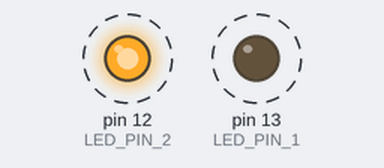
Bench run of a sketch on a simulated Arduino Uno, built with avr-gcc and run on an emulated ATmega328P. Parts: output pins drawn as LEDs (lit = HIGH). Dashed ring = blinking. What the sketch prints to the serial monitor is not drawn.

Above: at 0.4 s.
Timing chart, 0 to 3.3 s (numbered marks = the images above):
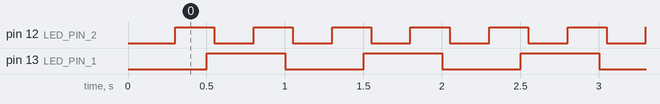

Measured:
- by itself, pin 12 (LED_PIN_2): alternates HIGH for 0.25 s and LOW for 0.25 s
- by itself, pin 13 (LED_PIN_1): alternates HIGH for 0.50 s and LOW for 0.50 s
- by itself, everything shown: repeats every 1.0 s, in 6 steps

The sketch:

led_multi_blink.ino
```cpp
// Ex02 - 1Hz LED 闪烁（多LED版本）
// 展示 millis() 的优势：同时控制多个 LED

// LED 引脚和状态定义
const int LED_PIN_1 = 13;   // 红色 LED - 1Hz 闪烁
const int LED_PIN_2 = 12;   // 绿色 LED - 2Hz 闪烁

// 时间变量
unsigned long previousMillis_1 = 0;
unsigned long previousMillis_2 = 0;
unsigned long interval_1 = 500;   // 1Hz (500ms)
unsigned long interval_2 = 250;   // 2Hz (250ms)

int ledState_1 = LOW;
int ledState_2 = LOW;

void setup() {
  Serial.begin(9600);

  // 初始化 LED 引脚
  pinMode(LED_PIN_1, OUTPUT);
  pinMode(LED_PIN_2, OUTPUT);

  // 初始状态：LED 关闭
  digitalWrite(LED_PIN_1, LOW);
  digitalWrite(LED_PIN_2, LOW);

  Serial.println("\n==========================================");
  Serial.println("Ex02: Multi-LED Control with millis()");
  Serial.println("Demonstrating millis() Advantages");
  Serial.println("==========================================");
  Serial.println("LED 1 (Pin 13 - Red):   1Hz blink");
  Serial.println("LED 2 (Pin 12 - Green): 2Hz blink");
  Serial.println("==========================================\n");
  Serial.println("Key Advantage: Both LEDs run independently");
  Serial.println("without blocking each other!\n");
}

void loop() {
  unsigned long currentMillis = millis();

  // 控制 LED 1 - 1Hz
  if (currentMillis - previousMillis_1 >= interval_1) {
    previousMillis_1 = currentMillis;
    ledState_1 = (ledState_1 == LOW) ? HIGH : LOW;
    digitalWrite(LED_PIN_1, ledState_1);

    Serial.print("[");
    Serial.print(currentMillis);
    Serial.print("ms] LED 1: ");
    Serial.println(ledState_1 == HIGH ? "ON " : "OFF");
  }

  // 控制 LED 2 - 2Hz
  if (currentMillis - previousMillis_2 >= interval_2) {
    previousMillis_2 = currentMillis;
    ledState_2 = (ledState_2 == LOW) ? HIGH : LOW;
    digitalWrite(LED_PIN_2, ledState_2);

    Serial.print("[");
    Serial.print(currentMillis);
    Serial.print("ms] LED 2: ");
    Serial.println(ledState_2 == HIGH ? "ON " : "OFF");
  }

  // 无阻塞 - 可以在这里执行其他操作
  // delay(5);  // 可选：防止串口过度占用
}
```
